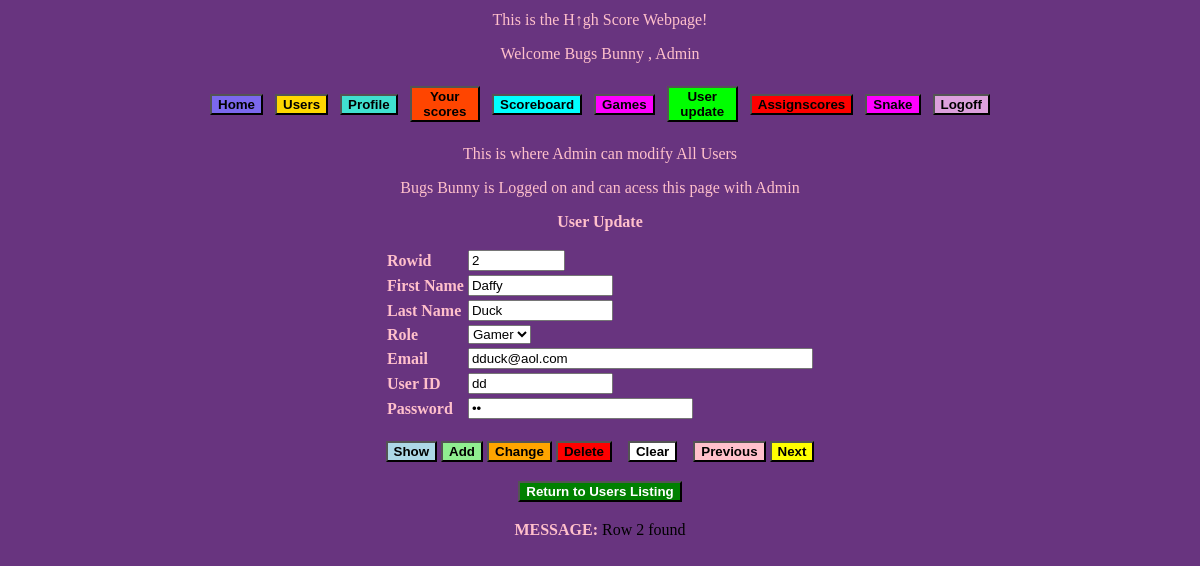
The app's page /user_update.php?r=2 (signed in) with its own data.
### tables this page shows
CREATE TABLE IF NOT EXISTS `userinfo` (
  `rowid` int(10) UNSIGNED NOT NULL AUTO_INCREMENT,
  `firstname` varchar(25) NOT NULL,
  `lastname` varchar(35) NOT NULL,
  `email` varchar(50) NOT NULL,
  `userid` varchar(25) NOT NULL,
  `password` varchar(25) NOT NULL,
  `role` varchar(25) NOT NULL,
  `photo` varchar(40) DEFAULT NULL,
  `created` datetime NOT NULL DEFAULT CURRENT_TIMESTAMP,
  `updated` datetime NOT NULL DEFAULT CURRENT_TIMESTAMP ON UPDATE CURRENT_TIMESTAMP,
  `deleted` tinyint(1) NOT NULL DEFAULT '0',
  `banned` tinyint(1) NOT NULL DEFAULT '0',
  PRIMARY KEY (`rowid`)
);

### session.php (called while the page is built, shortened)
<?php
	if (isset($_SESSION['login'])) {
		$user = $_SESSION['user'];
		$role = $_SESSION['role'];
		}
	else {
		$login = FALSE;
		$user = 'Guest';
		$role = NULL;
		$seshuserid = NULL;
		}
?>

### user_update.php (the view, shortened to what this page needs)
<?php
	include('session.php');
	include('Includes/header.php');
	include('menubar.php');
	echo "<p>This is where Admin can modify All Users
		  <p>$user is Logged on and can acess this page with $role";
	require('mysqli_connect.php');
	mysqli_set_charset($mysqli, 'latin1');
	$pgm		= 'user_update.php';
	$pgm2		= 'users.php';
	$table 		=	'userinfo';
	$bold		= "style='font-weight:bold;'";
	$ctgys		= array('Select', 'Gamer', 'Admin');
	$msg		= NULL;
	$msg_color	= 'black';
		if (isset($_POST['task']))  		$task 			= sanitize($mysqli, $_POST['task']);			else $task  = 'First';
		if (isset($_POST['last_rowid'])) 	$last_rowid 	= sanitize($mysqli, $_POST['last_rowid']); 		else $last_rowid = NULL;
		if (isset($_GET['r']))				{$rowid			= sanitize($mysqli, $_GET['r']);			$task = 'Show';}
	switch($task) {
	case 'Previous':
	case 'Next':
	case 'Show':
		$query = "SELECT firstname, lastname, role, email, userid, password
				  FROM $table
				  WHERE rowid='$rowid'";
		$result = mysqli_query($mysqli, $query);
		if (mysqli_num_rows($result) < 1) {
			$msg = "ROWID $rowid not found.";
			$msg_color='red';
			$fname = $lname = $role = $email = $userid = $password = NULL;
			}
		else {
			list($fname, $lname, $role, $email, $userid, $password) = mysqli_fetch_row($result);
			$msg = "Row $rowid found";
			$last_rowid = $rowid;
			}
		break;
    }
	echo "<!DOCTYPE HTML><html><body>
		  <script>
		  function ConfirmDelete() {
			  var x = confirm('Are you sure you want to delete?');
			  if (x) return true; else return false;
			  }
		  </script>
		  <div $bold>User Update</div>\n";
	echo "<p><form action='$pgm' method='post' enctype='multipart/form-data'>
		  <input type='hidden'			 name='last_rowid'	 value='$last_rowid'>
		  <table   align='center'>
		  <tr><td $bold>Rowid</td>
              <td><input type='text'	 name='rowid'  value='$rowid' size='09'></td></tr>
		  <tr><td $bold>First Name</td>
			  <td><input type='text'	 name='fname'  value='$fname' size='15'></td></tr>
		  <tr><td $bold>Last Name</td>
			  <td><input type='text'	 name='lname'  value='$lname' size='15'></td></tr>
		  <tr><td $bold>Role</td>
			  <td><select name='role'>";
	foreach($ctgys as $value) {
		if ($value == $role) $se = 'SELECTED'; else $se = NULL;
		echo "<option $se>$value</option>\n";
		}
	echo "</select></td></tr>
		  <tr><td $bold>Email</td>
			  <td><input type='email'	 name='email' 	value='$email' size='40' maxlength='50'></td></tr>
		  <tr><td $bold>User ID</td>
			  <td><input type='text'	 name='userid' 	 value='$userid' size='15'></td></tr>
		  <tr><td $bold>Password</td>
			  <td><input type='password' name='password'   value='$password'  size='25'></td></tr>";
echo"		  </table>";
    echo "<p><table><tr><td>
		  <input type='submit' name='task' value='Show' style='background-color:lightblue;font-weight:bold;'>
		  <input type='submit' name='task' value='Add' style='background-color:lightgreen;font-weight:bold;'>
		  <input type='submit' name='task' value='Change' style='background-color:orange;font-weight:bold;'>
		  <input type='submit' name='task' value='Delete'
		  style='background-color:red;font-weight:bold;' onclick='return ConfirmDelete();'>&nbsp;&nbsp;&nbsp;
		  <input type='submit' name='task' value='Clear' style='background-color:white;font-weight:bold;'>&nbsp;&nbsp;&nbsp;
	  	  <input type='submit' name='task' value='Previous' style='background-color:pink;font-weight:bold;'>
	      <input type='submit' name='task' value='Next' style='background-color:yellow;font-weight:bold;'>
		  </td></tr></table></form>
		  <p><a href='$pgm2'><button style='color:white; background-color:green; font-weight:bold;'>Return to Users Listing</button></a>";
    echo "<p><table><tr>
		  <td $bold>MESSAGE: </td>
		  <td style='color:$msg_color;'>$msg</td>
		  </tr></table>";
	echo "</body></html>";
	function sanitize($mysqli, $var) {
		$var = trim($var);
		$var = mysqli_real_escape_string($mysqli, $var);
		$var = strip_tags($var);
		$var = htmlentities($var);
		return($var);
		}
include('Includes/footer.php');
?>

### SP_Styles.css (style rules this page uses)
body { color: pink; background-color:#68347F; }
a { font-size: 1.5em; }
a:link { color: white; background-color: transparent; text-decoration: underline; }

### records on screen
userinfo: fname "Daffy", lname "Duck", email "dduck@aol.com", userid "dd"

### other values on screen
$user "Bugs Bunny"
$role "Admin"
str_replace("_"," ",ucfirst("$key")) "Home"
str_replace("_"," ",ucfirst("$key")) "Users"
str_replace("_"," ",ucfirst("$key")) "Profile"
str_replace("_"," ",ucfirst("$key")) "Your scores"
str_replace("_"," ",ucfirst("$key")) "Scoreboard"
str_replace("_"," ",ucfirst("$key")) "Games"
str_replace("_"," ",ucfirst("$key")) "User update"
str_replace("_"," ",ucfirst("$key")) "Assignscores"
str_replace("_"," ",ucfirst("$key")) "Snake"
str_replace("_"," ",ucfirst("$key")) "Logoff"
$msg "Row 2 found"
form field role "Gamer"
